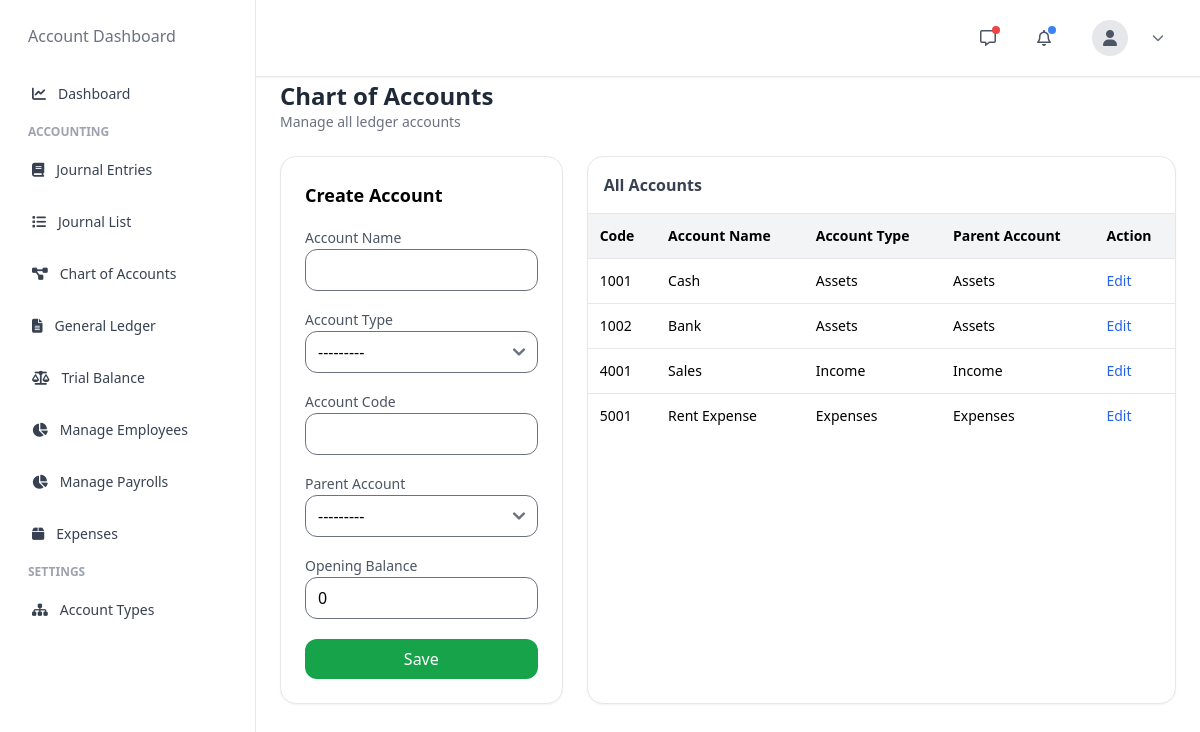
/accounting/accounts/chart/, run on the app's committed database.
### accounting/models.py (models this page shows, shortened)
class ChartOfAccount(models.Model):
    company = models.ForeignKey(Company, on_delete=models.CASCADE)
    account_type = models.ForeignKey(
        AccountType,
        on_delete=models.PROTECT
    )
    account_code = models.CharField(max_length=50)
    account_name = models.CharField(max_length=255)
    parent_account = models.ForeignKey(
        'self',
        on_delete=models.SET_NULL,
        null=True,
        blank=True,
        related_name="children"
    )
    opening_balance = models.DecimalField(
        max_digits=18,
        decimal_places=2,
        default=0
    )
    is_active = models.BooleanField(default=True)
    created_at = models.DateTimeField(auto_now_add=True)
    class Meta:
        unique_together = ('company', 'account_code')
        ordering = ['account_code']
    def __str__(self):
        return f"{self.account_code} - {self.account_name} - ({self.account_type})"

class AccountType(models.Model):
    name = models.CharField(max_length=255)
    def __str__(self):
        return self.name

### accounting/views.py (the view, shortened to what this page needs)
# urls.py: path("accounts/chart/", views.chart_of_accounts, name="chart_of_accounts"),
def chart_of_accounts(request):
    edit_instance = None
    if request.GET.get("edit"):
        edit_instance = get_object_or_404(
            ChartOfAccount,
            id=request.GET.get("edit")
        )
    form = ChartOfAccountForm(instance=edit_instance)
    accounts = ChartOfAccount.objects.all().order_by("account_code")
    return render(request, "accounting/chart_of_accounts.html", {
        "form": form,
        "accounts": accounts,
        "edit_instance": edit_instance,
    })

### accounting/forms.py
class ChartOfAccountForm(forms.ModelForm):
    class Meta:
        model = ChartOfAccount
        fields = [
            "account_type",
            "account_code",
            "account_name",
            "parent_account",
            "opening_balance",
            "is_active",
        ]
    def __init__(self, *args, **kwargs):
        super().__init__(*args, **kwargs)
        for field in self.fields.values():
            field.widget.attrs.update({
                "class": "w-full border rounded-xl px-3 py-2 focus:ring-2 focus:ring-green-500"
            })

### templates/accounting/chart_of_accounts.html (shortened to what this page needs)
{% extends 'accounting/base.html' %}
{% load static %}
{% block content %}
{% include 'accounting/nav.html' %}
{% include 'accounting/sidebar.html' %}
<div class="sm:ml-64 min-h-screen pt-20 px-6 pb-10">
    <div class="max-w-6xl mx-auto">
        <div class="mb-6">
            <h1 class="text-2xl font-semibold text-gray-800">
                Chart of Accounts
            </h1>
            <p class="text-sm text-gray-500">
                Manage all ledger accounts
            </p>
        </div>
        <div class="grid grid-cols-1 md:grid-cols-3 gap-6">
            <div class="md:col-span-1 bg-white border rounded-2xl p-6 shadow-sm">
                <h2 class="text-lg font-semibold mb-4">
                    {% if edit_instance %}Update{% else %}Create{% endif %} Account
                </h2>
                <form method="POST">
                    <div class="space-y-4">
                        <div>
                            <label class="text-sm text-gray-600">Account Name</label>
                            {{ form.account_name }}
                        </div>
                        <div>
                            <label class="text-sm text-gray-600">Account Type</label>
                            {{ form.account_type }}
                        </div>
                        <div>
                            <label class="text-sm text-gray-600">Account Code</label>
                            {{ form.account_code }}
                        </div>
                        <div>
                            <label class="text-sm text-gray-600">Parent Account</label>
                            {{ form.parent_account }}
                        </div>
                        <div>
                            <label class="text-sm text-gray-600">Opening Balance</label>
                            {{ form.opening_balance }}
                        </div>
                    </div>
                    <button type="submit"
                        class="mt-5 w-full bg-green-600 hover:bg-green-700 text-white py-2 rounded-xl">
                        {% if edit_instance %}Update{% else %}Save{% endif %}
                    </button>
                </form>
            </div>
            <div class="md:col-span-2 bg-white border rounded-2xl shadow-sm overflow-hidden">
                <div class="p-4 border-b">
                    <h2 class="font-semibold text-gray-700">All Accounts</h2>
                </div>
                <table class="w-full text-sm">
                    <thead class="bg-gray-100 text-left">
                        <tr>
                            <th class="p-3">Code</th>
                            <th class="p-3">Account Name</th>
                            <th class="p-3">Account Type</th>
                            <th class="p-3">Parent Account</th>
                            <th class="p-3">Action</th>
                        </tr>
                    </thead>
                    <tbody>
                        {% for acc in accounts %}
                        <tr class="border-t hover:bg-gray-50">
                            <td class="p-3">{{ acc.account_code }}</td>
                            <td class="p-3">{{ acc.account_name }}</td>
                            <td class="p-3">{{ acc.account_type }}</td>
                            <td class="p-3">
                                {% if acc.parent_account %}
                                    {{ acc.parent_account.account_type }}
                                {% else %}
                                    -
                                {% endif %}
                            </td>
                            <td class="p-3">
                                <a href="?edit={{ acc.id }}"
                                   class="text-blue-600 hover:underline">
                                    Edit
                                </a>
                            </td>
                        </tr>
                        {% endfor %}
                    </tbody>
                </table>
            </div>
        </div>
    </div>
</div>
{% endblock %}

### data on the page
ChartOfAccount: account_code "1001", account_name "Cash", account_type "Assets", parent_account.account_type "Assets"
ChartOfAccount: account_code "1002", account_name "Bank", account_type "Assets", parent_account.account_type "Assets"
ChartOfAccount: account_code "4001", account_name "Sales", account_type "Income", parent_account.account_type "Income"
ChartOfAccount: account_code "5001", account_name "Rent Expense", account_type "Expenses", parent_account.account_type "Expenses"
